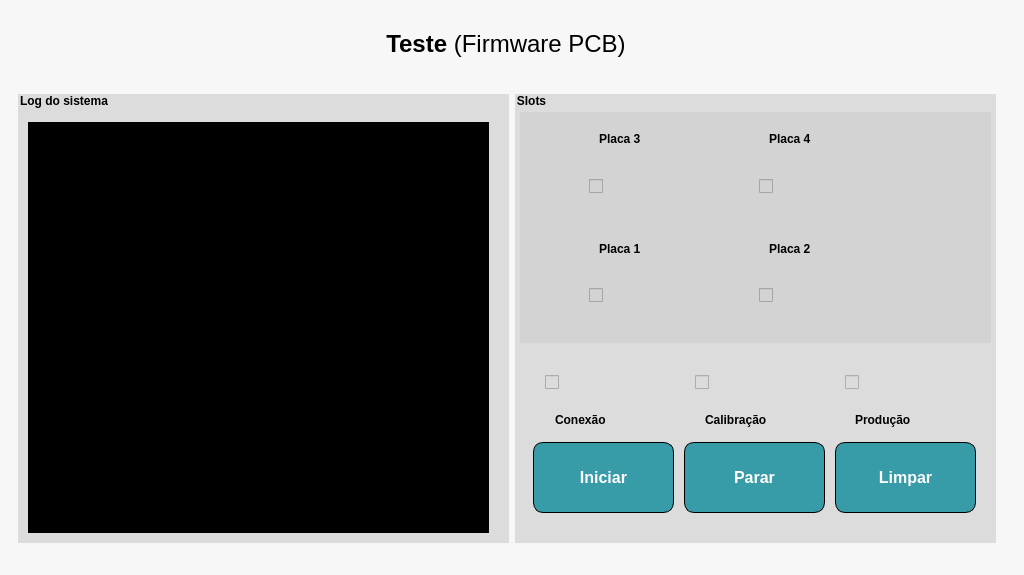
<?xml version="1.0" encoding="UTF-8"?>
<ui version="4.0">
 <class>MainWindowTeste</class>
 <widget class="QMainWindow" name="MainWindowTeste">
  <property name="geometry">
   <rect>
    <x>0</x>
    <y>0</y>
    <width>1024</width>
    <height>575</height>
   </rect>
  </property>
  <property name="windowTitle">
   <string>Teste</string>
  </property>
  <property name="styleSheet">
   <string notr="true">background-color: rgb(247, 247, 247);
</string>
  </property>
  <widget class="QWidget" name="centralwidget">
   <layout class="QVBoxLayout" name="verticalLayout">
    <item>
     <widget class="QFrame" name="frame">
      <property name="sizePolicy">
       <sizepolicy hsizetype="Preferred" vsizetype="Maximum">
        <horstretch>0</horstretch>
        <verstretch>0</verstretch>
       </sizepolicy>
      </property>
      <property name="minimumSize">
       <size>
        <width>0</width>
        <height>70</height>
       </size>
      </property>
      <property name="styleSheet">
       <string notr="true">border: 0px;</string>
      </property>
      <property name="frameShape">
       <enum>QFrame::StyledPanel</enum>
      </property>
      <property name="frameShadow">
       <enum>QFrame::Raised</enum>
      </property>
      <layout class="QHBoxLayout" name="horizontalLayout">
       <item>
        <spacer name="horizontalSpacer_2">
         <property name="orientation">
          <enum>Qt::Horizontal</enum>
         </property>
         <property name="sizeHint" stdset="0">
          <size>
           <width>40</width>
           <height>20</height>
          </size>
         </property>
        </spacer>
       </item>
       <item>
        <widget class="QLabel" name="label">
         <property name="font">
          <font>
           <pointsize>18</pointsize>
          </font>
         </property>
         <property name="text">
          <string>&lt;html&gt;&lt;head/&gt;&lt;body&gt;&lt;p align=&quot;center&quot;&gt;&lt;span style=&quot; font-weight:600;&quot;&gt;Teste &lt;/span&gt;(Firmware PCB)&lt;/p&gt;&lt;/body&gt;&lt;/html&gt;</string>
         </property>
        </widget>
       </item>
       <item>
        <spacer name="horizontalSpacer">
         <property name="orientation">
          <enum>Qt::Horizontal</enum>
         </property>
         <property name="sizeHint" stdset="0">
          <size>
           <width>40</width>
           <height>20</height>
          </size>
         </property>
        </spacer>
       </item>
       <item>
        <widget class="QLabel" name="label_2">
         <property name="text">
          <string/>
         </property>
         <property name="pixmap">
          <pixmap>img/logoSenfio4.jpeg</pixmap>
         </property>
        </widget>
       </item>
      </layout>
     </widget>
    </item>
    <item>
     <widget class="QFrame" name="frame_2">
      <property name="enabled">
       <bool>true</bool>
      </property>
      <property name="sizePolicy">
       <sizepolicy hsizetype="Preferred" vsizetype="Minimum">
        <horstretch>0</horstretch>
        <verstretch>0</verstretch>
       </sizepolicy>
      </property>
      <property name="font">
       <font>
        <kerning>true</kerning>
       </font>
      </property>
      <property name="styleSheet">
       <string notr="true">border:0px;</string>
      </property>
      <property name="frameShape">
       <enum>QFrame::StyledPanel</enum>
      </property>
      <property name="frameShadow">
       <enum>QFrame::Raised</enum>
      </property>
      <layout class="QHBoxLayout" name="horizontalLayout_2">
       <item>
        <widget class="QFrame" name="frame_3">
         <property name="styleSheet">
          <string notr="true">border:0px outset;</string>
         </property>
         <property name="frameShape">
          <enum>QFrame::StyledPanel</enum>
         </property>
         <property name="frameShadow">
          <enum>QFrame::Raised</enum>
         </property>
         <widget class="QGroupBox" name="groupBox">
          <property name="geometry">
           <rect>
            <x>0</x>
            <y>-2</y>
            <width>491</width>
            <height>451</height>
           </rect>
          </property>
          <property name="font">
           <font>
            <weight>75</weight>
            <bold>true</bold>
           </font>
          </property>
          <property name="styleSheet">
           <string notr="true">background-color: rgb(220,220,220);</string>
          </property>
          <property name="title">
           <string>Log do sistema</string>
          </property>
          <widget class="QTextEdit" name="textEditLog">
           <property name="geometry">
            <rect>
             <x>10</x>
             <y>30</y>
             <width>461</width>
             <height>411</height>
            </rect>
           </property>
           <property name="styleSheet">
            <string notr="true">background-color: rgb(0, 0, 0);</string>
           </property>
          </widget>
         </widget>
        </widget>
       </item>
       <item>
        <widget class="QFrame" name="frame_4">
         <property name="styleSheet">
          <string notr="true"/>
         </property>
         <property name="frameShape">
          <enum>QFrame::StyledPanel</enum>
         </property>
         <property name="frameShadow">
          <enum>QFrame::Raised</enum>
         </property>
         <widget class="QGroupBox" name="groupBox_2">
          <property name="geometry">
           <rect>
            <x>0</x>
            <y>-2</y>
            <width>481</width>
            <height>451</height>
           </rect>
          </property>
          <property name="font">
           <font>
            <weight>75</weight>
            <bold>true</bold>
           </font>
          </property>
          <property name="styleSheet">
           <string notr="true">background-color: rgb(220,220,220);</string>
          </property>
          <property name="title">
           <string>Slots</string>
          </property>
          <widget class="QFrame" name="frame_5">
           <property name="geometry">
            <rect>
             <x>5</x>
             <y>20</y>
             <width>471</width>
             <height>231</height>
            </rect>
           </property>
           <property name="styleSheet">
            <string notr="true">background-color: rgb(211,211,211);</string>
           </property>
           <property name="frameShape">
            <enum>QFrame::StyledPanel</enum>
           </property>
           <property name="frameShadow">
            <enum>QFrame::Raised</enum>
           </property>
           <layout class="QGridLayout" name="gridLayout">
            <item row="0" column="0">
             <widget class="QFrame" name="frame_7">
              <property name="styleSheet">
               <string notr="true">border: 0px;</string>
              </property>
              <property name="frameShape">
               <enum>QFrame::StyledPanel</enum>
              </property>
              <property name="frameShadow">
               <enum>QFrame::Raised</enum>
              </property>
              <widget class="QCheckBox" name="checkBox3">
               <property name="geometry">
                <rect>
                 <x>60</x>
                 <y>30</y>
                 <width>91</width>
                 <height>71</height>
                </rect>
               </property>
               <property name="text">
                <string/>
               </property>
              </widget>
              <widget class="QLabel" name="labelP3">
               <property name="geometry">
                <rect>
                 <x>70</x>
                 <y>10</y>
                 <width>55</width>
                 <height>16</height>
                </rect>
               </property>
               <property name="font">
                <font>
                 <weight>75</weight>
                 <bold>true</bold>
                </font>
               </property>
               <property name="text">
                <string>Placa 3</string>
               </property>
              </widget>
             </widget>
            </item>
            <item row="0" column="1">
             <widget class="QFrame" name="frame_8">
              <property name="styleSheet">
               <string notr="true">border: 0px;</string>
              </property>
              <property name="frameShape">
               <enum>QFrame::StyledPanel</enum>
              </property>
              <property name="frameShadow">
               <enum>QFrame::Raised</enum>
              </property>
              <widget class="QCheckBox" name="checkBox4">
               <property name="geometry">
                <rect>
                 <x>0</x>
                 <y>30</y>
                 <width>101</width>
                 <height>71</height>
                </rect>
               </property>
               <property name="text">
                <string/>
               </property>
              </widget>
              <widget class="QLabel" name="labelP4">
               <property name="geometry">
                <rect>
                 <x>10</x>
                 <y>10</y>
                 <width>55</width>
                 <height>16</height>
                </rect>
               </property>
               <property name="font">
                <font>
                 <weight>75</weight>
                 <bold>true</bold>
                </font>
               </property>
               <property name="text">
                <string>Placa 4</string>
               </property>
              </widget>
             </widget>
            </item>
            <item row="1" column="0">
             <widget class="QFrame" name="frame_9">
              <property name="styleSheet">
               <string notr="true">border: 0px;</string>
              </property>
              <property name="frameShape">
               <enum>QFrame::StyledPanel</enum>
              </property>
              <property name="frameShadow">
               <enum>QFrame::Raised</enum>
              </property>
              <widget class="QCheckBox" name="checkBox1">
               <property name="geometry">
                <rect>
                 <x>60</x>
                 <y>29</y>
                 <width>91</width>
                 <height>71</height>
                </rect>
               </property>
               <property name="text">
                <string/>
               </property>
              </widget>
              <widget class="QLabel" name="labelP1">
               <property name="geometry">
                <rect>
                 <x>70</x>
                 <y>10</y>
                 <width>55</width>
                 <height>16</height>
                </rect>
               </property>
               <property name="font">
                <font>
                 <weight>75</weight>
                 <bold>true</bold>
                </font>
               </property>
               <property name="text">
                <string>Placa 1</string>
               </property>
              </widget>
             </widget>
            </item>
            <item row="1" column="1">
             <widget class="QFrame" name="frame_10">
              <property name="styleSheet">
               <string notr="true">border: 0px;</string>
              </property>
              <property name="frameShape">
               <enum>QFrame::StyledPanel</enum>
              </property>
              <property name="frameShadow">
               <enum>QFrame::Raised</enum>
              </property>
              <widget class="QCheckBox" name="checkBox2">
               <property name="geometry">
                <rect>
                 <x>0</x>
                 <y>29</y>
                 <width>101</width>
                 <height>71</height>
                </rect>
               </property>
               <property name="text">
                <string/>
               </property>
              </widget>
              <widget class="QLabel" name="labelP2">
               <property name="geometry">
                <rect>
                 <x>10</x>
                 <y>10</y>
                 <width>55</width>
                 <height>16</height>
                </rect>
               </property>
               <property name="font">
                <font>
                 <weight>75</weight>
                 <bold>true</bold>
                </font>
               </property>
               <property name="text">
                <string>Placa 2</string>
               </property>
              </widget>
             </widget>
            </item>
           </layout>
          </widget>
          <widget class="QFrame" name="frame_6">
           <property name="geometry">
            <rect>
             <x>10</x>
             <y>260</y>
             <width>461</width>
             <height>181</height>
            </rect>
           </property>
           <property name="frameShape">
            <enum>QFrame::StyledPanel</enum>
           </property>
           <property name="frameShadow">
            <enum>QFrame::Raised</enum>
           </property>
           <widget class="QPushButton" name="btnStart">
            <property name="geometry">
             <rect>
              <x>8</x>
              <y>90</y>
              <width>141</width>
              <height>71</height>
             </rect>
            </property>
            <property name="font">
             <font>
              <pointsize>12</pointsize>
              <weight>75</weight>
              <italic>false</italic>
              <bold>true</bold>
             </font>
            </property>
            <property name="styleSheet">
             <string notr="true">QPushButton {
	 color: white;
     font: bold 12pt;
     background-color: #379ca8; 
     border: 1px solid black;
     border-radius: 10px;
	 width: 5px;                                             
     height: 5px;                                             
    
}
QPushButton:pressed {
    background-color: qlineargradient(spread:pad, x1:0, y1:0, x2:0, y2:1,   stop:0 			rgba(60, 186, 162, 255), stop:1 rgba(98, 211, 162, 255))
}</string>
            </property>
            <property name="text">
             <string>Iniciar</string>
            </property>
           </widget>
           <widget class="QPushButton" name="btnClear">
            <property name="geometry">
             <rect>
              <x>310</x>
              <y>90</y>
              <width>141</width>
              <height>71</height>
             </rect>
            </property>
            <property name="font">
             <font>
              <pointsize>12</pointsize>
              <weight>75</weight>
              <italic>false</italic>
              <bold>true</bold>
             </font>
            </property>
            <property name="styleSheet">
             <string notr="true">QPushButton {
	 color: white;
     font: bold 12pt;
     background-color: #379ca8; 
     border: 1px solid black;
     border-radius: 10px;
	 width: 5px;                                             
     height: 5px;                                             
    
}
QPushButton:pressed {
    background-color: qlineargradient(spread:pad, x1:0, y1:0, x2:0, y2:1,   stop:0 			rgba(60, 186, 162, 255), stop:1 rgba(98, 211, 162, 255))
}</string>
            </property>
            <property name="text">
             <string>Limpar</string>
            </property>
           </widget>
           <widget class="QPushButton" name="btnStop">
            <property name="geometry">
             <rect>
              <x>159</x>
              <y>90</y>
              <width>141</width>
              <height>71</height>
             </rect>
            </property>
            <property name="font">
             <font>
              <pointsize>12</pointsize>
              <weight>75</weight>
              <italic>false</italic>
              <bold>true</bold>
             </font>
            </property>
            <property name="styleSheet">
             <string notr="true">QPushButton {
	 color: white;
     font: bold 12pt;
     background-color: #379ca8; 
     border: 1px solid black;
     border-radius: 10px;
	 width: 5px;                                             
     height: 5px;                                             
    
}
QPushButton:pressed {
    background-color: qlineargradient(spread:pad, x1:0, y1:0, x2:0, y2:1,   stop:0 			rgba(60, 186, 162, 255), stop:1 rgba(98, 211, 162, 255))
}</string>
            </property>
            <property name="text">
             <string>Parar</string>
            </property>
           </widget>
           <widget class="QCheckBox" name="checkBoxConex">
            <property name="geometry">
             <rect>
              <x>20</x>
              <y>10</y>
              <width>81</width>
              <height>41</height>
             </rect>
            </property>
            <property name="text">
             <string/>
            </property>
           </widget>
           <widget class="QCheckBox" name="checkBoxCalib">
            <property name="geometry">
             <rect>
              <x>170</x>
              <y>10</y>
              <width>81</width>
              <height>41</height>
             </rect>
            </property>
            <property name="text">
             <string/>
            </property>
           </widget>
           <widget class="QCheckBox" name="checkBoxProd">
            <property name="geometry">
             <rect>
              <x>320</x>
              <y>10</y>
              <width>81</width>
              <height>41</height>
             </rect>
            </property>
            <property name="text">
             <string/>
            </property>
           </widget>
           <widget class="QLabel" name="labelP1_2">
            <property name="geometry">
             <rect>
              <x>30</x>
              <y>60</y>
              <width>71</width>
              <height>16</height>
             </rect>
            </property>
            <property name="font">
             <font>
              <weight>75</weight>
              <bold>true</bold>
             </font>
            </property>
            <property name="text">
             <string>Conexão</string>
            </property>
           </widget>
           <widget class="QLabel" name="labelP1_3">
            <property name="geometry">
             <rect>
              <x>180</x>
              <y>60</y>
              <width>81</width>
              <height>16</height>
             </rect>
            </property>
            <property name="font">
             <font>
              <weight>75</weight>
              <bold>true</bold>
             </font>
            </property>
            <property name="text">
             <string>Calibração</string>
            </property>
           </widget>
           <widget class="QLabel" name="labelP1_4">
            <property name="geometry">
             <rect>
              <x>330</x>
              <y>60</y>
              <width>81</width>
              <height>16</height>
             </rect>
            </property>
            <property name="font">
             <font>
              <weight>75</weight>
              <bold>true</bold>
             </font>
            </property>
            <property name="text">
             <string>Produção</string>
            </property>
           </widget>
          </widget>
         </widget>
        </widget>
       </item>
      </layout>
     </widget>
    </item>
   </layout>
  </widget>
 </widget>
 <resources/>
 <connections/>
</ui>
